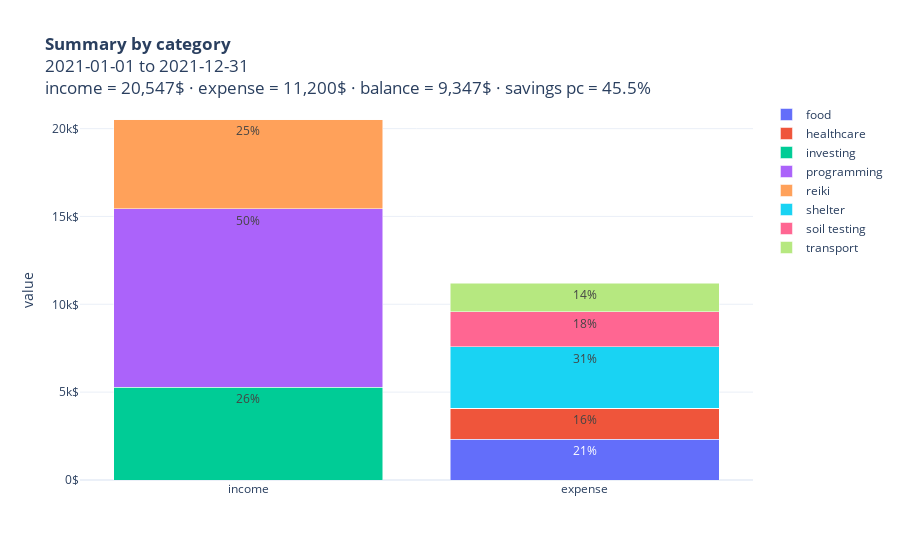
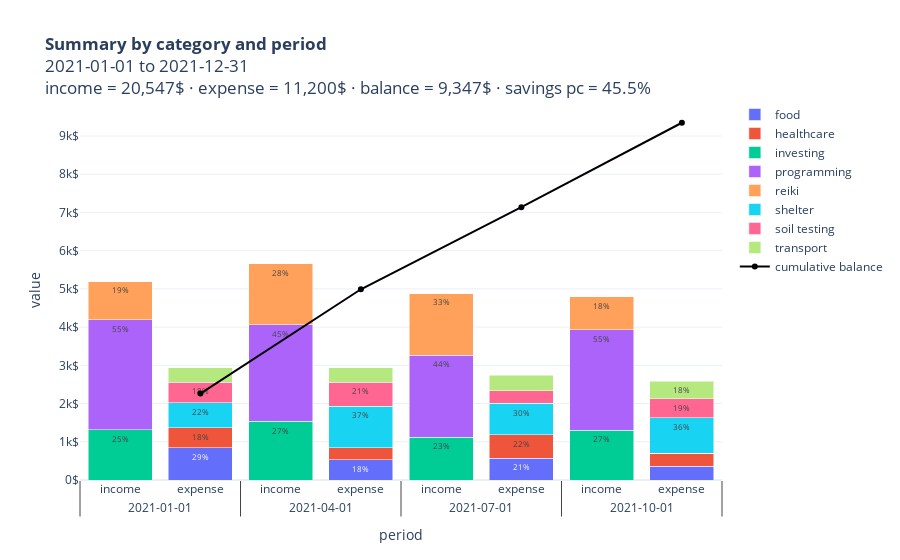

The code cell stored with these charts, in order, in its notebook:
### Markdown cell above
# Summarize and plot transactions

### Code cell
summary = ms.summarize(transactions, freq="QS")  # dictionary of kind -> DataFrame
for k, v in summary.items():
    print(k)
    display(v)
    
plot = ms.plot(summary, currency="$")  # dictionary of kind -> Plotly figure
for k, v in plot.items():
    print(k)
    display(v)

### Figure 1 — Plotly figure (JSON) as saved in the notebook; plotly's stock layout.template omitted (floating-point values rounded to 4 significant figures)
{"data": [{"hovertemplate": "<b>%{meta}</b><br>%{y:,.0f}$<br>%{x}<extra></extra>", "meta": "food", "name": "food", "text": ["0%", "21%"], "textposition": "inside", "type": "bar", "x": ["income", "expense"], "y": [0, 2308]}, {"hovertemplate": "<b>%{meta}</b><br>%{y:,.0f}$<br>%{x}<extra></extra>", "meta": "healthcare", "name": "healthcare", "text": ["0%", "16%"], "textposition": "inside", "type": "bar", "x": ["income", "expense"], "y": [0, 1787]}, {"hovertemplate": "<b>%{meta}</b><br>%{y:,.0f}$<br>%{x}<extra></extra>", "meta": "investing", "name": "investing", "text": ["26%", "0%"], "textposition": "inside", "type": "bar", "x": ["income", "expense"], "y": [5266, 0]}, {"hovertemplate": "<b>%{meta}</b><br>%{y:,.0f}$<br>%{x}<extra></extra>", "meta": "programming", "name": "programming", "text": ["50%", "0%"], "textposition": "inside", "type": "bar", "x": ["income", "expense"], "y": [10179, 0]}, {"hovertemplate": "<b>%{meta}</b><br>%{y:,.0f}$<br>%{x}<extra></extra>", "meta": "reiki", "name": "reiki", "text": ["25%", "0%"], "textposition": "inside", "type": "bar", "x": ["income", "expense"], "y": [5102, 0]}, {"hovertemplate": "<b>%{meta}</b><br>%{y:,.0f}$<br>%{x}<extra></extra>", "meta": "shelter", "name": "shelter", "text": ["0%", "31%"], "textposition": "inside", "type": "bar", "x": ["income", "expense"], "y": [0, 3495]}, {"hovertemplate": "<b>%{meta}</b><br>%{y:,.0f}$<br>%{x}<extra></extra>", "meta": "soil testing", "name": "soil testing", "text": ["0%", "18%"], "textposition": "inside", "type": "bar", "x": ["income", "expense"], "y": [0, 1993]}, {"hovertemplate": "<b>%{meta}</b><br>%{y:,.0f}$<br>%{x}<extra></extra>", "meta": "transport", "name": "transport", "text": ["0%", "14%"], "textposition": "inside", "type": "bar", "x": ["income", "expense"], "y": [0, 1617]}], "layout": {"barmode": "stack", "legend": {"title": {"text": ""}, "traceorder": "normal"}, "title": {"text": "\n<b>Summary by category</b>\n<br>2021-01-01 to 2021-12-31\n<br>income = 20,547&#36; ·\nexpense = 11,200&#36; ·\nbalance = 9,347&#36; ·\nsavings pc = 45.5%\n"}, "uniformtext": {"minsize": 8, "mode": "hide"}, "xaxis": {"title": {"text": ""}}, "yaxis": {"separatethousands": true, "ticksuffix": "$", "title": {"text": "value"}}}}

### Figure 2 — Plotly figure (JSON) as saved in the notebook; plotly's stock layout.template omitted (floating-point values rounded to 4 significant figures)
{"data": [{"hovertemplate": "<b>%{meta}</b><br>%{y:,.0f}$<br>%{x}<extra></extra>", "meta": "food", "name": "food", "text": ["0%", "29%", "0%", "18%", "0%", "21%", "0%", "14%"], "textposition": "inside", "type": "bar", "x": [["2021-01-01", "2021-01-01", "2021-04-01", "2021-04-01", "2021-07-01", "2021-07-01", "2021-10-01", "2021-10-01"], ["income", "expense", "income", "expense", "income", "expense", "income", "expense"]], "y": [0, 846, 0, 533, 0, 572, 0, 357]}, {"hovertemplate": "<b>%{meta}</b><br>%{y:,.0f}$<br>%{x}<extra></extra>", "meta": "healthcare", "name": "healthcare", "text": ["0%", "18%", "0%", "11%", "0%", "22%", "0%", "13%"], "textposition": "inside", "type": "bar", "x": [["2021-01-01", "2021-01-01", "2021-04-01", "2021-04-01", "2021-07-01", "2021-07-01", "2021-10-01", "2021-10-01"], ["income", "expense", "income", "expense", "income", "expense", "income", "expense"]], "y": [0, 521, 0, 312, 0, 615, 0, 339]}, {"hovertemplate": "<b>%{meta}</b><br>%{y:,.0f}$<br>%{x}<extra></extra>", "meta": "investing", "name": "investing", "text": ["25%", "0%", "27%", "0%", "23%", "0%", "27%", "0%"], "textposition": "inside", "type": "bar", "x": [["2021-01-01", "2021-01-01", "2021-04-01", "2021-04-01", "2021-07-01", "2021-07-01", "2021-10-01", "2021-10-01"], ["income", "expense", "income", "expense", "income", "expense", "income", "expense"]], "y": [1313, 0, 1532, 0, 1117, 0, 1304, 0]}, {"hovertemplate": "<b>%{meta}</b><br>%{y:,.0f}$<br>%{x}<extra></extra>", "meta": "programming", "name": "programming", "text": ["55%", "0%", "45%", "0%", "44%", "0%", "55%", "0%"], "textposition": "inside", "type": "bar", "x": [["2021-01-01", "2021-01-01", "2021-04-01", "2021-04-01", "2021-07-01", "2021-07-01", "2021-10-01", "2021-10-01"], ["income", "expense", "income", "expense", "income", "expense", "income", "expense"]], "y": [2875, 0, 2532, 0, 2146, 0, 2626, 0]}, {"hovertemplate": "<b>%{meta}</b><br>%{y:,.0f}$<br>%{x}<extra></extra>", "meta": "reiki", "name": "reiki", "text": ["19%", "0%", "28%", "0%", "33%", "0%", "18%", "0%"], "textposition": "inside", "type": "bar", "x": [["2021-01-01", "2021-01-01", "2021-04-01", "2021-04-01", "2021-07-01", "2021-07-01", "2021-10-01", "2021-10-01"], ["income", "expense", "income", "expense", "income", "expense", "income", "expense"]], "y": [1010, 0, 1601, 0, 1622, 0, 869, 0]}, {"hovertemplate": "<b>%{meta}</b><br>%{y:,.0f}$<br>%{x}<extra></extra>", "meta": "shelter", "name": "shelter", "text": ["0%", "22%", "0%", "37%", "0%", "30%", "0%", "36%"], "textposition": "inside", "type": "bar", "x": [["2021-01-01", "2021-01-01", "2021-04-01", "2021-04-01", "2021-07-01", "2021-07-01", "2021-10-01", "2021-10-01"], ["income", "expense", "income", "expense", "income", "expense", "income", "expense"]], "y": [0, 654, 0, 1090, 0, 815, 0, 936]}, {"hovertemplate": "<b>%{meta}</b><br>%{y:,.0f}$<br>%{x}<extra></extra>", "meta": "soil testing", "name": "soil testing", "text": ["0%", "18%", "0%", "21%", "0%", "12%", "0%", "19%"], "textposition": "inside", "type": "bar", "x": [["2021-01-01", "2021-01-01", "2021-04-01", "2021-04-01", "2021-07-01", "2021-07-01", "2021-10-01", "2021-10-01"], ["income", "expense", "income", "expense", "income", "expense", "income", "expense"]], "y": [0, 540, 0, 627, 0, 336, 0, 490]}, {"hovertemplate": "<b>%{meta}</b><br>%{y:,.0f}$<br>%{x}<extra></extra>", "meta": "transport", "name": "transport", "text": ["0%", "13%", "0%", "13%", "0%", "15%", "0%", "18%"], "textposition": "inside", "type": "bar", "x": [["2021-01-01", "2021-01-01", "2021-04-01", "2021-04-01", "2021-07-01", "2021-07-01", "2021-10-01", "2021-10-01"], ["income", "expense", "income", "expense", "income", "expense", "income", "expense"]], "y": [0, 377, 0, 373, 0, 400, 0, 467]}, {"connectgaps": true, "hovertemplate": "<b>%{meta}</b><br>%{y:,.0f}$<br>%{x}<extra></extra>", "line": {"color": "black"}, "meta": "cumulative balance", "name": "cumulative balance", "type": "scatter", "x": [["2021-01-01", "2021-01-01", "2021-04-01", "2021-04-01", "2021-07-01", "2021-07-01", "2021-10-01", "2021-10-01"], ["income", "expense", "income", "expense", "income", "expense", "income", "expense"]], "y": [null, 2260, null, 4990, null, 7137, null, 9347]}], "layout": {"barmode": "stack", "legend": {"title": {"text": ""}, "traceorder": "normal"}, "title": {"text": "\n<b>Summary by category and period</b>\n<br>2021-01-01 to 2021-12-31\n<br>income = 20,547&#36; ·\nexpense = 11,200&#36; ·\nbalance = 9,347&#36; ·\nsavings pc = 45.5%\n"}, "uniformtext": {"minsize": 8, "mode": "hide"}, "xaxis": {"title": {"text": "period"}}, "yaxis": {"separatethousands": true, "ticksuffix": "$", "title": {"text": "value"}}}}
